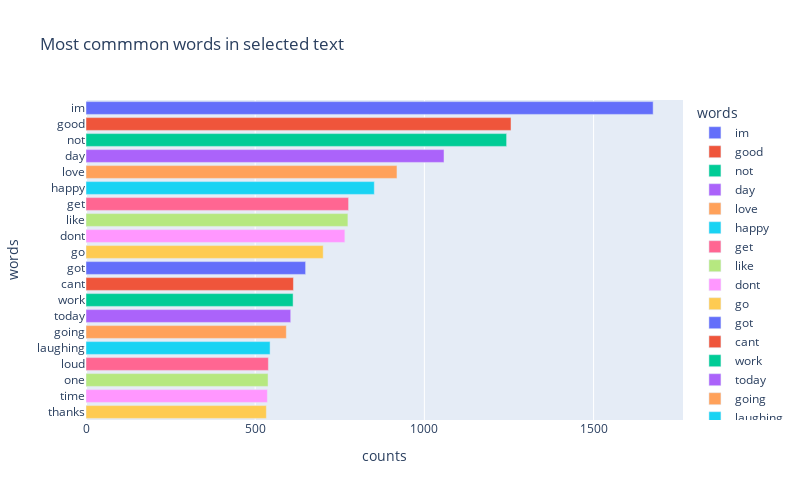

Notebook code cell kept with this figure:
### Markdown cell above
After checking the word distribution and similarities, let us check most common words for each type of sentiment

### Code cell
df = pd.DataFrame(Counter(
            chain.from_iterable(train_df.selected_text.str.split())).most_common(20), 
                 columns=['words', 'counts'])

fig = px.bar(df, x="counts", y="words", 
             title='Most commmon words in selected text', 
             orientation='h', width=800, height=500, color='words')
fig.show()

### Figure 1 — Plotly figure (JSON) as saved in the notebook; plotly's stock layout.template omitted (floating-point values rounded to 4 significant figures)
{"data": [{"alignmentgroup": "True", "hovertemplate": "words=%{y}<br>counts=%{x}<extra></extra>", "legendgroup": "im", "marker": {"color": "#636efa"}, "name": "im", "offsetgroup": "im", "orientation": "h", "showlegend": true, "textposition": "auto", "type": "bar", "x": [1676], "xaxis": "x", "y": ["im"], "yaxis": "y"}, {"alignmentgroup": "True", "hovertemplate": "words=%{y}<br>counts=%{x}<extra></extra>", "legendgroup": "good", "marker": {"color": "#EF553B"}, "name": "good", "offsetgroup": "good", "orientation": "h", "showlegend": true, "textposition": "auto", "type": "bar", "x": [1256], "xaxis": "x", "y": ["good"], "yaxis": "y"}, {"alignmentgroup": "True", "hovertemplate": "words=%{y}<br>counts=%{x}<extra></extra>", "legendgroup": "not", "marker": {"color": "#00cc96"}, "name": "not", "offsetgroup": "not", "orientation": "h", "showlegend": true, "textposition": "auto", "type": "bar", "x": [1243], "xaxis": "x", "y": ["not"], "yaxis": "y"}, {"alignmentgroup": "True", "hovertemplate": "words=%{y}<br>counts=%{x}<extra></extra>", "legendgroup": "day", "marker": {"color": "#ab63fa"}, "name": "day", "offsetgroup": "day", "orientation": "h", "showlegend": true, "textposition": "auto", "type": "bar", "x": [1058], "xaxis": "x", "y": ["day"], "yaxis": "y"}, {"alignmentgroup": "True", "hovertemplate": "words=%{y}<br>counts=%{x}<extra></extra>", "legendgroup": "love", "marker": {"color": "#FFA15A"}, "name": "love", "offsetgroup": "love", "orientation": "h", "showlegend": true, "textposition": "auto", "type": "bar", "x": [919], "xaxis": "x", "y": ["love"], "yaxis": "y"}, {"alignmentgroup": "True", "hovertemplate": "words=%{y}<br>counts=%{x}<extra></extra>", "legendgroup": "happy", "marker": {"color": "#19d3f3"}, "name": "happy", "offsetgroup": "happy", "orientation": "h", "showlegend": true, "textposition": "auto", "type": "bar", "x": [852], "xaxis": "x", "y": ["happy"], "yaxis": "y"}, {"alignmentgroup": "True", "hovertemplate": "words=%{y}<br>counts=%{x}<extra></extra>", "legendgroup": "get", "marker": {"color": "#FF6692"}, "name": "get", "offsetgroup": "get", "orientation": "h", "showlegend": true, "textposition": "auto", "type": "bar", "x": [776], "xaxis": "x", "y": ["get"], "yaxis": "y"}, {"alignmentgroup": "True", "hovertemplate": "words=%{y}<br>counts=%{x}<extra></extra>", "legendgroup": "like", "marker": {"color": "#B6E880"}, "name": "like", "offsetgroup": "like", "orientation": "h", "showlegend": true, "textposition": "auto", "type": "bar", "x": [774], "xaxis": "x", "y": ["like"], "yaxis": "y"}, {"alignmentgroup": "True", "hovertemplate": "words=%{y}<br>counts=%{x}<extra></extra>", "legendgroup": "dont", "marker": {"color": "#FF97FF"}, "name": "dont", "offsetgroup": "dont", "orientation": "h", "showlegend": true, "textposition": "auto", "type": "bar", "x": [765], "xaxis": "x", "y": ["dont"], "yaxis": "y"}, {"alignmentgroup": "True", "hovertemplate": "words=%{y}<br>counts=%{x}<extra></extra>", "legendgroup": "go", "marker": {"color": "#FECB52"}, "name": "go", "offsetgroup": "go", "orientation": "h", "showlegend": true, "textposition": "auto", "type": "bar", "x": [701], "xaxis": "x", "y": ["go"], "yaxis": "y"}, {"alignmentgroup": "True", "hovertemplate": "words=%{y}<br>counts=%{x}<extra></extra>", "legendgroup": "got", "marker": {"color": "#636efa"}, "name": "got", "offsetgroup": "got", "orientation": "h", "showlegend": true, "textposition": "auto", "type": "bar", "x": [649], "xaxis": "x", "y": ["got"], "yaxis": "y"}, {"alignmentgroup": "True", "hovertemplate": "words=%{y}<br>counts=%{x}<extra></extra>", "legendgroup": "cant", "marker": {"color": "#EF553B"}, "name": "cant", "offsetgroup": "cant", "orientation": "h", "showlegend": true, "textposition": "auto", "type": "bar", "x": [613], "xaxis": "x", "y": ["cant"], "yaxis": "y"}, {"alignmentgroup": "True", "hovertemplate": "words=%{y}<br>counts=%{x}<extra></extra>", "legendgroup": "work", "marker": {"color": "#00cc96"}, "name": "work", "offsetgroup": "work", "orientation": "h", "showlegend": true, "textposition": "auto", "type": "bar", "x": [612], "xaxis": "x", "y": ["work"], "yaxis": "y"}, {"alignmentgroup": "True", "hovertemplate": "words=%{y}<br>counts=%{x}<extra></extra>", "legendgroup": "today", "marker": {"color": "#ab63fa"}, "name": "today", "offsetgroup": "today", "orientation": "h", "showlegend": true, "textposition": "auto", "type": "bar", "x": [605], "xaxis": "x", "y": ["today"], "yaxis": "y"}, {"alignmentgroup": "True", "hovertemplate": "words=%{y}<br>counts=%{x}<extra></extra>", "legendgroup": "going", "marker": {"color": "#FFA15A"}, "name": "going", "offsetgroup": "going", "orientation": "h", "showlegend": true, "textposition": "auto", "type": "bar", "x": [592], "xaxis": "x", "y": ["going"], "yaxis": "y"}, {"alignmentgroup": "True", "hovertemplate": "words=%{y}<br>counts=%{x}<extra></extra>", "legendgroup": "laughing", "marker": {"color": "#19d3f3"}, "name": "laughing", "offsetgroup": "laughing", "orientation": "h", "showlegend": true, "textposition": "auto", "type": "bar", "x": [544], "xaxis": "x", "y": ["laughing"], "yaxis": "y"}, {"alignmentgroup": "True", "hovertemplate": "words=%{y}<br>counts=%{x}<extra></extra>", "legendgroup": "loud", "marker": {"color": "#FF6692"}, "name": "loud", "offsetgroup": "loud", "orientation": "h", "showlegend": true, "textposition": "auto", "type": "bar", "x": [539], "xaxis": "x", "y": ["loud"], "yaxis": "y"}, {"alignmentgroup": "True", "hovertemplate": "words=%{y}<br>counts=%{x}<extra></extra>", "legendgroup": "one", "marker": {"color": "#B6E880"}, "name": "one", "offsetgroup": "one", "orientation": "h", "showlegend": true, "textposition": "auto", "type": "bar", "x": [538], "xaxis": "x", "y": ["one"], "yaxis": "y"}, {"alignmentgroup": "True", "hovertemplate": "words=%{y}<br>counts=%{x}<extra></extra>", "legendgroup": "time", "marker": {"color": "#FF97FF"}, "name": "time", "offsetgroup": "time", "orientation": "h", "showlegend": true, "textposition": "auto", "type": "bar", "x": [536], "xaxis": "x", "y": ["time"], "yaxis": "y"}, {"alignmentgroup": "True", "hovertemplate": "words=%{y}<br>counts=%{x}<extra></extra>", "legendgroup": "thanks", "marker": {"color": "#FECB52"}, "name": "thanks", "offsetgroup": "thanks", "orientation": "h", "showlegend": true, "textposition": "auto", "type": "bar", "x": [533], "xaxis": "x", "y": ["thanks"], "yaxis": "y"}], "layout": {"barmode": "relative", "height": 500, "legend": {"title": {"text": "words"}, "tracegroupgap": 0}, "title": {"text": "Most commmon words in selected text"}, "width": 800, "xaxis": {"anchor": "y", "domain": [0, 1], "title": {"text": "counts"}}, "yaxis": {"anchor": "x", "categoryarray": ["thanks", "time", "one", "loud", "laughing", "going", "today", "work", "cant", "got", "go", "dont", "like", "get", "happy", "love", "day", "not", "good", "im"], "categoryorder": "array", "domain": [0, 1], "title": {"text": "words"}}}}
